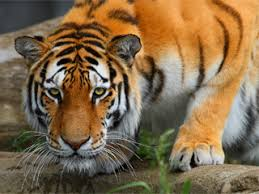
#> input picture Course 4/Presentation of Graphic Information/Labs/image2.bmp, 259 x 194 px
$ python lab2.py
#> lines starting #> are read from the running program, lines starting #| are printed output that depends on the picture
from random import randint

from PIL import Image


def get_random_pixel() -> tuple:
    return randint(0, 255), randint(0, 255), randint(0, 255), 0


def main() -> int:
    image = Image.open("image2.bmp")
#> image is the input picture: PIL image 259x194 RGB; mean R, G, B 129.7, 105.7, 74.6
    image_matrix = image.load()

    for i in range(image.width):
        for j in range(image.height):
            if i < 15 or j < 15 or i > image.width - 15 or j > image.height - 15:
                image_matrix[i, j] = get_random_pixel()
    image.save("image_with_frame.bmp", "bmp")
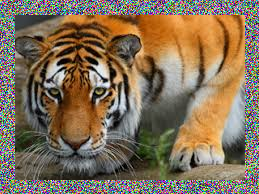
#> saved as image_with_frame.bmp: PIL image 259x194 RGB; mean R, G, B 130, 111.6, 88.3
    return 0


if __name__ == '__main__':
    exit(main())
#> (the program exits here)
